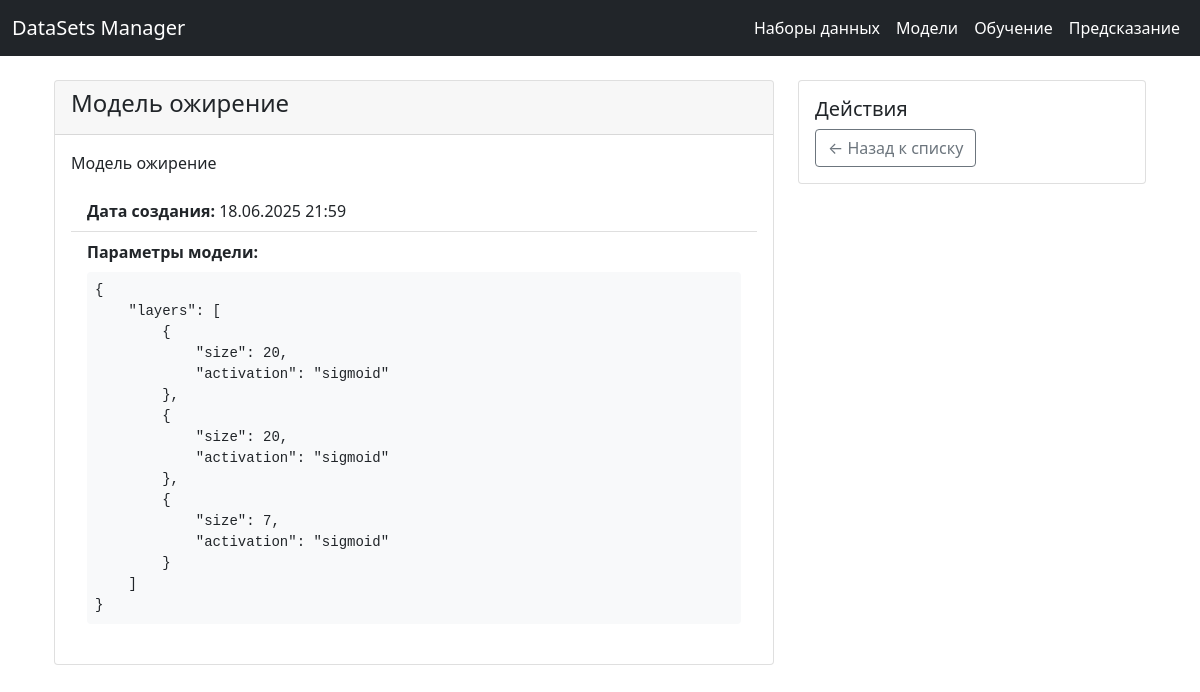
The app's page /neural_network/1/ with its own data.
### neural_network/models.py (models this page shows, shortened)
class MLModel(models.Model):
    title = models.CharField(max_length=255, verbose_name="Название модели")
    description = models.TextField(verbose_name="Описание")
    creation_date = models.DateTimeField(auto_now_add=True, verbose_name="Дата создания")
    parameters = models.JSONField(verbose_name="Параметры модели")
    user = models.ForeignKey(
        settings.AUTH_USER_MODEL,
        on_delete=models.CASCADE,
        related_name='mlmodels',
        default=1
    )
    class Meta:
        verbose_name = "Модель машинного обучения"
        verbose_name_plural = "Модели"
    def formatted_parameters(self):
        return json.dumps(self.parameters, indent=4, ensure_ascii=False)

### neural_network/views.py (the view)
# urls.py: path('neural_network/<int:pk>/', neural_network_views.model_detail, name='model_detail'),
def model_detail(request, pk):
    model = get_object_or_404(MLModel, pk=pk)
    return render(request, 'models/detail.html', {'model': model})

### neural_network/templates/models/detail.html
{% extends "base.html" %}
{% block content %}
<div class="container">
    <div class="row">
        <div class="col-md-8">
            <div class="card">
                <div class="card-header">
                    <h4>{{ model.title }}</h4>
                </div>
                <div class="card-body">
                    <p class="card-text">{{ model.description }}</p>
                    <ul class="list-group list-group-flush">
                        <li class="list-group-item">
                            <strong>Дата создания:</strong>
                            {{ model.creation_date|date:"d.m.Y H:i" }}
                        </li>
                        <li class="list-group-item">
                            <strong>Параметры модели:</strong>
                            <pre class="mt-2 p-2 bg-light rounded">{{ model.formatted_parameters }}</pre>
                        </li>
                    </ul>
                </div>
            </div>
        </div>
        <div class="col-md-4">
            <div class="card">
                <div class="card-body">
                    <h5 class="card-title">Действия</h5>
                    <a href="{% url 'model_list' %}" class="btn btn-outline-secondary btn-block">
                        ← Назад к списку
                    </a>
                </div>
            </div>
        </div>
    </div>
</div>
{% endblock %}

### records on screen
MLModel: title "Модель ожирение", description "Модель ожирение", creation_date "18.06.2025 21:59", formatted_parameters "{ \"layers\": [ { \"size\": 20, \"activation\": \"sigmoid\" }, { \"size\": 20, \"activation\": \"sigmoid\" }, { \"size\": 7, \"activation\": \"sigmoid\" } ] }"
